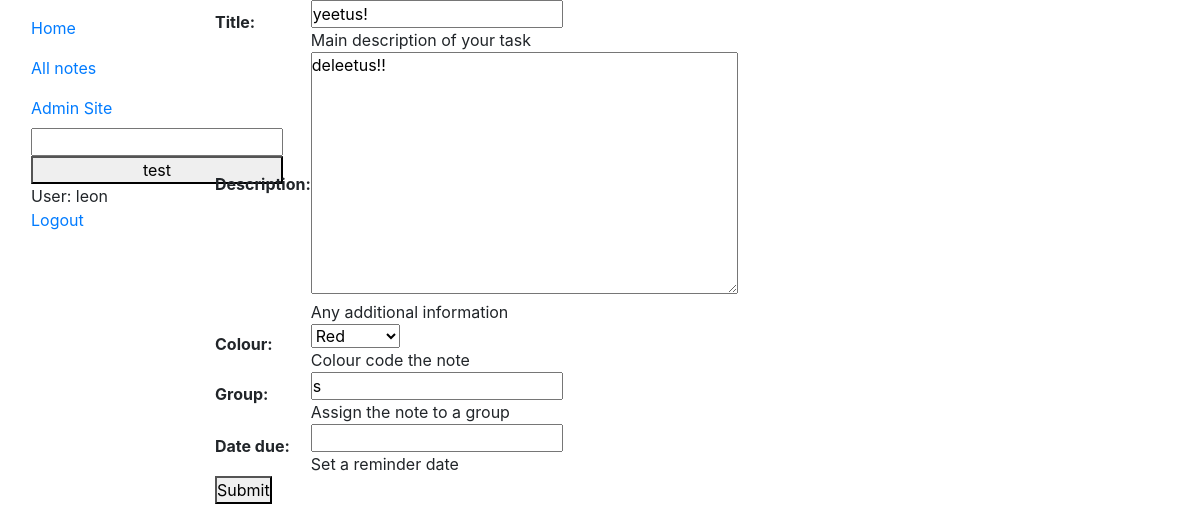
The page /note/1 (signed in) on the database its author committed.
### notesApp/models.py (models this page shows, shortened)
class Note(models.Model):
    colourChoices = (
        ('blue', 'Blue'),
        ('red', 'Red'),
        ('green', 'Green'),
        ('yellow', 'Yellow'),
    )
    owner = models.ForeignKey(User, on_delete=models.CASCADE)
    title = models.CharField(
        max_length=50, help_text="Main description of your task")
    description = models.TextField(
        blank=True, null=True, help_text="Any additional information")
    colour = models.CharField(blank=True, null=True,
                              max_length=50, choices=colourChoices, help_text="Colour code the note")
    group = models.CharField(
        blank=True, null=True, max_length=50, help_text="Assign the note to a group")
    dateCreated = models.DateTimeField(
        auto_now_add=True, verbose_name='date created')
    dateDue = models.DateTimeField(
        blank=True, null=True, help_text="Set a reminder date", verbose_name='date due')
    class Meta:
        ordering = ["dateCreated"]

### notesApp/views.py (the view)
# urls.py: path('note/<int:pk>', views.EditNote, name='editNote'),
@login_required
def EditNote(request, pk):
    note = get_object_or_404(Note, pk=pk)
    if note.owner != request.user:
        raise Http404("You can only edit your own notes.")
    if request.method == 'POST':
        form = NoteForm(request.POST, instance=note)
        if form.is_valid():
            form.save()
            return redirect('notes')
    else:
        form = NoteForm(instance=note)
    return render(request, 'notesApp/noteForm.html', {'form': form })

### notesApp/forms.py
class NoteForm(forms.ModelForm):
    class Meta:
        model = Note
        exclude = ['owner']

### templates/notesApp/noteForm.html (shortened to what this page needs)
{% extends "base.html" %}
{% block content %}
  <form action="" method="POST">
    <table>
      {{ form }}
    </table>
    <button type="submit">Submit</button>
  </form>
{% endblock %}

### templates/base.html (shortened to what this page needs)
<!DOCTYPE html>
<html lang="en">
  <head>
    <link
      rel="stylesheet"
      href="https://stackpath.bootstrapcdn.com/bootstrap/4.1.0/css/bootstrap.min.css"
>
    {% load static %}
    <link rel="stylesheet" href="{% static 'notesApp/css/styles.css' %}">
  </head>
  <body>
    <div class="container-fluid">
      <div class="row">
        <div class="col-sm-2">
          {% block sidebar %}
            <nav class="navbar">
              <ul class="navbar-nav">
                <li class="nav-item">
                  <a class="nav-link" href="{% url 'index' %}">Home</a>
                </li>
                <li class="nav-item">
                  <a class="nav-link" href="{% url 'notes' %}">All notes</a>
                </li>
                <li class="nav-item">
                  <a class="nav-link" href="/admin">Admin Site</a>
                </li>
                <input type="text" id="searchInput">
                <button id="search">test</button>
                {% if user.is_authenticated %}
                  <li>User:
                    {{ user.get_username }}</li>
                  <li>
                    <a href="{% url 'logout'%}?next=/accounts/logout">Logout</a>
                  </li>
                {% else %}
                  <li>
                    <a href="{% url 'login'%}?next={{request.path}}">Login</a>
                  </li>
                {% endif %}
              </ul>
            </nav>
          {% endblock %}
        </div>
        <div class="col-sm-10 ">
          {% block content %}{% endblock %}
        </div>
      </div>
    </div>
  </body>
</html>

### static/notesApp/css/styles.css (style rules this page uses)
* { margin: 0; padding: 0; }

### rows shown on the page
Note: title "yeetus!", description "deleetus!!", colour "Red", group "s"

### other values the page prints
{{ user.get_username }} "leon"
